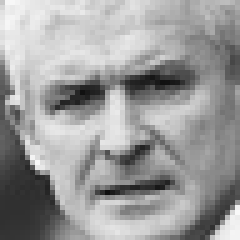
#> input picture realtimeattention/myapp/fer2013_extracted/train/angry/Training_19568389.jpg, 48 x 48 px (shown 5 times larger); its folder holds only this picture in this run
$ python svm.py
#> lines starting #> are read from the running program, lines starting #| are printed output that depends on the picture
import os
import cv2
import numpy as np
from sklearn.model_selection import train_test_split
from sklearn.svm import SVC
from skimage.feature import hog
from sklearn.metrics import accuracy_score, confusion_matrix, classification_report
import joblib  # To save the model

# ------------------------------
# Variables
image_size = (64, 64)
dataset_path = r'C:\Users\Hp\Downloads\archivenew\train'

# Function to extract HOG features
def extract_hog_features(image):
    features, _ = hog(image, pixels_per_cell=(8, 8), cells_per_block=(2, 2), orientations=9, visualize=True)
    return features

# Function to read dataset
def read_dataset():
    data_list = []
    label_list = []
    class_folders = os.listdir(dataset_path)

    for label, class_folder in enumerate(class_folders):
        print(f"Processing {class_folder}...")
        class_path = os.path.join(dataset_path, class_folder)
        for root, _, files in os.walk(class_path):
            for file in files:
                file_path = os.path.join(root, file)
                img = cv2.imread(file_path, cv2.IMREAD_GRAYSCALE)
#> img is the input picture: shape (48, 48); min 15, max 249, mean 155.6
                if img is None:
                    print(f"Warning: Unable to read {file_path}")
                    continue
                img_resized = cv2.resize(img, image_size)
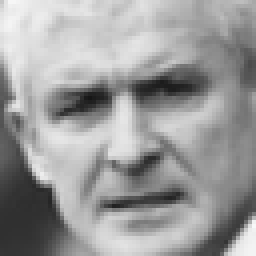
#> img_resized: shape (64, 64) (shown 4 times larger); min 22, max 248, mean 155.5
                hog_features = extract_hog_features(img_resized)
#> in extract_hog_features, `features, _ = hog(image, pixels_per_cell=(8, 8), cells_per_block=(2, 2..`: features = 1764 values, max 0.496 at index 1528, min 0 at index 191, mean 0.127
#> hog_features has the same summary as features in extract_hog_features
                data_list.append(hog_features)
                label_list.append(label)
#> pass 2 of the loop in read_dataset, `for label, class_folder in enumerate(class_folders):`:
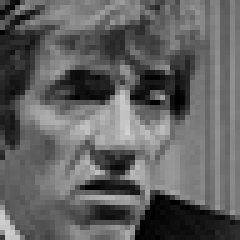
#> input picture realtimeattention/myapp/fer2013_extracted/train/disgust/Training_11732399.jpg, 48 x 48 px (shown 5 times larger)
#> in read_dataset, img is the input picture: shape (48, 48); min 0, max 209, mean 97.1
#> in read_dataset, `img_resized = cv2.resize(img, image_size)`:
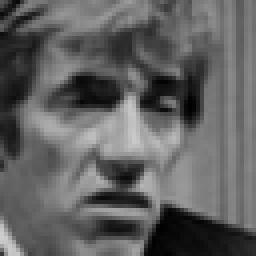
#> img_resized: shape (64, 64) (shown 4 times larger); min 0, max 204, mean 97
#> hog_features = 1764 values, max 0.483 at index 1697, min 0 at index 5, mean 0.13
#> pass 3 of the loop in read_dataset, `for label, class_folder in enumerate(class_folders):`:
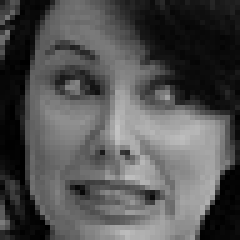
#> input picture realtimeattention/myapp/fer2013_extracted/train/fear/Training_11442660.jpg, 48 x 48 px (shown 5 times larger)
#> in read_dataset, img is the input picture: shape (48, 48); min 0, max 195, mean 81.5
#> in read_dataset, `img_resized = cv2.resize(img, image_size)`:
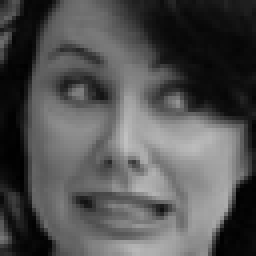
#> img_resized: shape (64, 64) (shown 4 times larger); min 0, max 192, mean 81.4
#> hog_features = 1764 values, max 0.436 at index 1729, min 0 at index 5, mean 0.124

    return np.asarray(data_list, dtype=np.float32), np.asarray(label_list, dtype=np.int32)

# Load dataset
X, y = read_dataset()

# Train-test split
X_train, X_test, y_train, y_test = train_test_split(X, y, test_size=0.2, random_state=42)

# Train SVM model
svm_model = SVC(kernel='linear', C=1.0, random_state=42)
svm_model.fit(X_train, y_train)

# Save the trained model
joblib.dump(svm_model, "svm_model.pkl")

# Predictions
y_pred = svm_model.predict(X_test)

# Evaluate model
accuracy = accuracy_score(y_test, y_pred)
print("Accuracy:", accuracy)

# Confusion matrix
conf_matrix = confusion_matrix(y_test, y_pred)
print("Confusion Matrix:\n", conf_matrix)

# Classification Report
print("Classification Report:\n", classification_report(y_test, y_pred))
